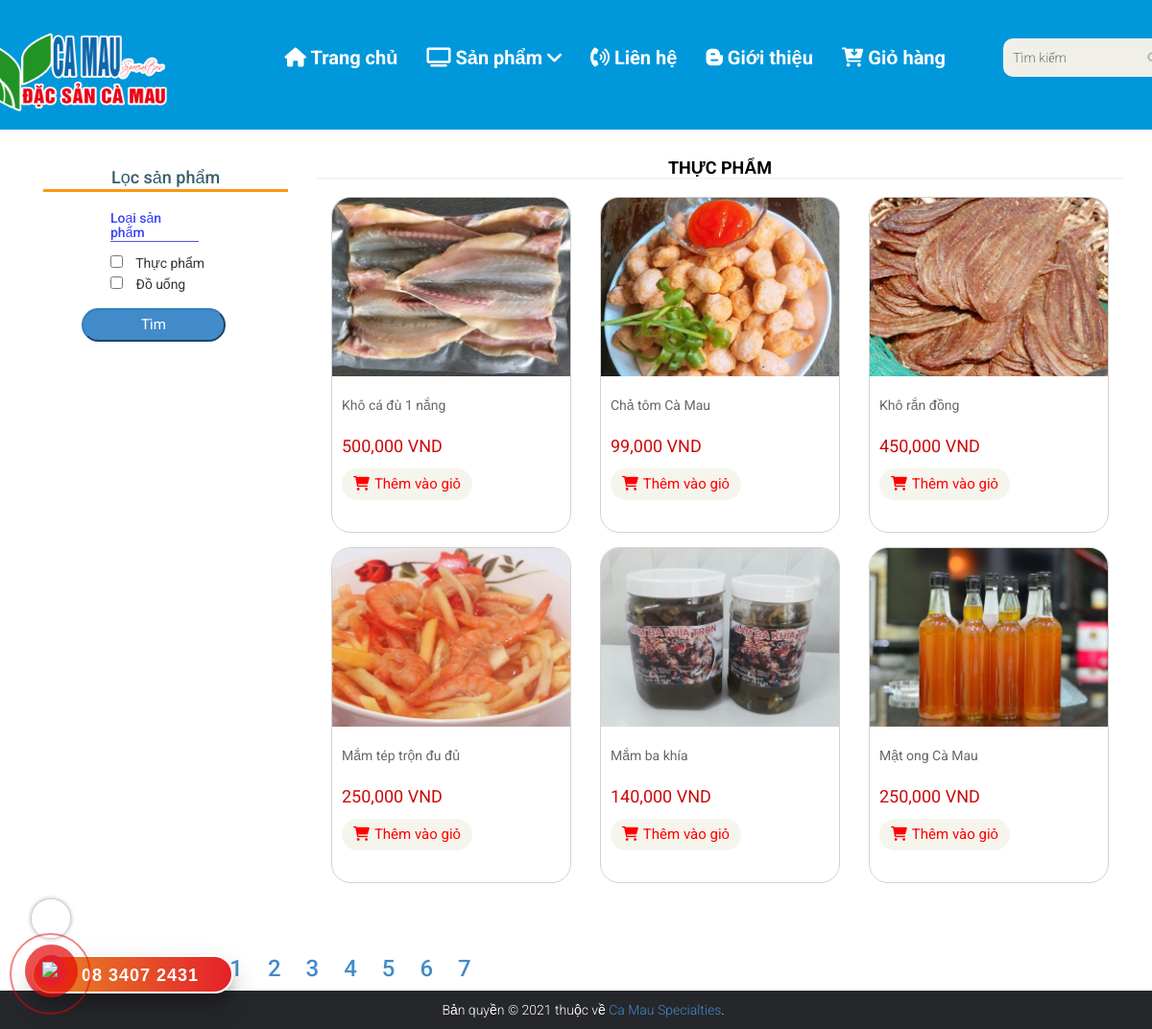
/dac-san-ca-mau/cate.php?type_id=7, run on the app's committed database.
### tables this page shows
CREATE TABLE `protypes` (
  `type_id` int(11) NOT NULL,
  `type_name` varchar(100) NOT NULL
);

CREATE TABLE `products` (
  `ID` int(11) NOT NULL,
  `name` varchar(100) DEFAULT NULL,
  `manu_id` int(11) DEFAULT NULL,
  `type_id` int(11) DEFAULT NULL,
  `price` int(11) NOT NULL,
  `pro_image` varchar(150) DEFAULT NULL,
  `description` text NOT NULL,
  `feature` tinyint(4) NOT NULL,
  `created_at` timestamp NOT NULL DEFAULT current_timestamp() ON UPDATE current_timestamp()
);

### dac-san-ca-mau/cate.php (the view, shortened to what the rows shown need)
<?php
if (isset($_GET['manu_id']) || isset($_GET['type_id']) || isset($_GET['brands']) || isset($_GET['protypes'])) {
?>
    <!DOCTYPE html>
    <html lang="en">
    <?php require "./form/head.php"; ?>
    <body>
        <?php
        $perPage = 6;
        $page = $_GET['page'];
        ?>
        <section>
            <div class="container">
                <div class="row">
                    <div class="col-sm-3">
                        <div class="filter_products" style="padding-top: 30px;">
                            <form action="" method="GET">
                                <div class="filter_manu">
                                    <div class="card-filter-body">
                                        <h4 style="color:#365d6c;text-align: center;">Lọc sản phẩm</h4>
                                        <hr style="margin-top:-8px;border-top: 3px solid #FE980F;">
                                        <?php
                                        $con = mysqli_connect("localhost", "root", "", "nhomnoname", "3325", 'utf8_general_ci');
                                        mysqli_set_charset($con, 'UTF8');
                                        $brand_query = "SELECT * FROM manufactures";
                                        $brand_query_run = mysqli_query($con, $brand_query);
                                        $pro_query = "SELECT * FROM protypes";
                                        $pro_query_run = mysqli_query($con, $pro_query);
                                        if (mysqli_num_rows($brand_query_run) > 0 && mysqli_num_rows($pro_query_run) > 0) {
                                        ?>
                                            <h5 style="color: #3742fa;width: 36%;border-bottom: 1px double #5352ed;margin-left: 70px;">Loại
                                                sản phẩm</h5> <?php
                                                                foreach ($pro_query_run as $proList) {
                                                                ?>
                                                <div>
                                                    <input style="margin-left: 70px;margin-right: 10px;" type="checkbox" name="protypes[]" value="<?= $proList['type_id']; ?>">
                                                    <?= $proList['type_name']; ?>
                                                </div>
                                        <?php
                                                                }
                                                            } else {
                                                                echo "Not found branch";
                                                            }
                                        ?>
                                    </div>
                                </div>
                            </form>
                        </div>
                    </div>
                    <div class="col-sm-9 padding-right">
                        <div class="features_items">
                            <?php
                            if (isset($_GET['type_id'])) {
                                $type_id = $_GET['type_id'];
                                $total = count($product->getProductsByType_ID($type_id));
                                foreach ($product->getProductsByType_IDByPage($page, $perPage, $type_id) as $value) { ?>
                                    <h2 class="title text-center"><?php echo $value['type_name'];
                                                                    break;
                                                                } ?></h2>
                                    <?php foreach ($product->getProductsByType_IDByPage($page, $perPage, $type_id) as $value) { ?>
                                        <div class="col-sm-4">
                                            <div class="product-image-wrapper">
                                                <div class="single-products">
                                                    <div class="productinfo text-center">
                                                        <a href="detail.php?id=<?php echo $value['ID'] ?>">
                                                            <img class="img-fluid img-products" src="images/<?php echo $value['pro_image'] ?>" alt="" />
                                                            <p class="title-products"><?php echo $value['name'] ?></p>
                                                            <p class="price-products"><?php echo number_format($value['price']) ?> VND
                                                            </p>
                                                            <a href="cart.php?id=<?php echo $value['ID'] ?>" class="btn btn-default add-to-cart"><i class="fa fa-shopping-cart"></i>Thêm vào giỏ</a>
                                                        </a>
                                                    </div>
                                                </div>
                                            </div>
                                        </div>
                                    <?php }
                                } else if (isset($_GET['manu_id'])) {
                                    $manu_id = $_GET['manu_id'];
                                    $total = count($product->getProductsByManu_ID($manu_id));
                                    foreach ($product->getProductsByManu_IDByPage($page, $perPage, $manu_id) as $value) { ?>
                                        <h2 class="title text-center"><?php echo $value['manu_name'];
                                                                        break;
                                                                    } ?></h2>
                                        <?php foreach ($product->getProductsByManu_IDByPage($page, $perPage, $manu_id) as $value) { ?>
                                            <div class="col-sm-4">
                                                <div class="product-image-wrapper">
                                                    <div class="single-products">
                                                        <div class="productinfo text-center" style="height:360px">
                                                            <a href="detail.php?id=<?php echo $value['ID'] ?>">
                                                                <img class="img-fluid img-products" src="images/<?php echo $value['pro_image'] ?>" alt="" />
                                                                <p class="title-products "><?php echo $value['name'] ?></p>
                                                                <p class="price-products"><?php echo number_format($value['price']) ?> VND
                                                                </p>
                                                                <a href="cart.php?id=<?php echo $value['ID'] ?>" class="btn btn-default add-to-cart"><i class="fa fa-shopping-cart"></i>Thêm vào giỏ</a>
                                                            </a>
                                                        </div>
                                                    </div>
                                                </div>
                                            </div>
                                        <?php }
                                    } else if (isset($_GET['brands'])) {
                                        ?>
                                        <div style="padding-left:10px">
                                            <h3>Sản phẩm</h3> <br>
                                            <hr style="margin-top:0px">
                                        </div>
                                        <?php
                                        if (isset($_GET['brands'])) {
                                            $branchecked = [];
                                            $branchecked = $_GET['brands'];
                                            foreach ($branchecked as $rowbrand) {
                                                $products = "SELECT * FROM products WHERE manu_id IN ($rowbrand)";
                                                $products_run = mysqli_query($con, $products);
                                                if (mysqli_num_rows($products_run) > 0) {
                                                    foreach ($products_run as $proditems) :
                                        ?>
                                                        <div class="col-sm-4">
                                                            <div class="product-image-wrapper">
                                                                <div class="single-products">
                                                                    <div class="productinfo text-center" style="height:360px">
                                                                        <a href="detail.php?id=<?php echo $proditems['ID'] ?>">
                                                                            <img class="img-fluid img-products" src="images/<?php echo $proditems['pro_image'] ?>" alt="" />
                                                                            <p class="title-products "><?php echo $proditems['name'] ?></p>
                                                                            <p class="price-products"><?php echo number_format($proditems['price']) ?>
                                                                                VND
                                                                            </p>
                                                                            <a href="cart.php?id=<?php echo $proditems['ID'] ?>" class="btn btn-default add-to-cart"><i class="fa fa-shopping-cart"></i>Thêm vào giỏ</a>
                                                                        </a>
                                                                    </div>
                                                                </div>
                                                            </div>
                                                        </div>
                                                    <?php
                                                    endforeach;
                                                }
                                            }
                                        } else {
                                            $products = "SELECT * FROM products";
                                            $products_run = mysqli_query($con, $products);
                                            if (mysqli_num_rows($products_run) > 0) {
                                                foreach ($products_run as $proditems) :
                                                    ?>
                                                    <div class="col-md-4 mt-3">
                                                        <div class="border p-2">
                                                            <h6><?= $proditems['manu_name']; ?></h6>
                                                        </div>
                                                    </div>
                                        <?php
                                                endforeach;
                                            } else {
                                                echo "No Items Found";
                                            }
                                        }
                                    } else if (isset($_GET['protypes'])) {
                                        ?>
                                        <div style="padding-left:10px">
                                            <h3>Sản phẩm</h3> <br>
                                            <hr style="margin-top:0px">
                                        </div>
                                        <?php
                                        if (isset($_GET['protypes'])) {
                                            $branchecked = [];
                                            $branchecked = $_GET['protypes'];
                                            foreach ($branchecked as $rowbrand) {
                                                $products = "SELECT * FROM products WHERE type_id IN ($rowbrand)";
                                                $products_run = mysqli_query($con, $products);
                                                if (mysqli_num_rows($products_run) > 0) {
                                                    foreach ($products_run as $proditems) :
                                        ?>
                                                        <div class="col-sm-4">
                                                            <div class="product-image-wrapper">
                                                                <div class="single-products">
                                                                    <div class="productinfo text-center" style="height:360px">
                                                                        <a href="detail.php?id=<?php echo $proditems['ID'] ?>">
                                                                            <img class="img-fluid img-products" src="images/<?php echo $proditems['pro_image'] ?>" alt="" />
                                                                            <p class="title-products "><?php echo $proditems['name'] ?></p>
                                                                            <p class="price-products"><?php echo number_format($proditems['price']) ?>
                                                                                VND
                                                                            </p>
                                                                            <a href="cart.php?id=<?php echo $proditems['ID'] ?>" class="btn btn-default add-to-cart"><i class="fa fa-shopping-cart"></i>Thêm vào giỏ</a>
                                                                        </a>
                                                                    </div>
                                                                </div>
                                                            </div>
                                                        </div>
                                                    <?php
                                                    endforeach;
                                                }
                                            }
                                        } else {
                                            $products = "SELECT * FROM products";
                                            $products_run = mysqli_query($con, $products);
                                            if (mysqli_num_rows($products_run) > 0) {
                                                foreach ($products_run as $proditems) :
                                                    ?>
                                                    <div class="col-md-4 mt-3">
                                                        <div class="border p-2">
                                                            <h6><?= $proditems['manu_name']; ?></h6>
                                                        </div>
                                                    </div>
                                    <?php
                                                endforeach;
                                            } else {
                                                echo "No Items Found";
                                            }
                                        }
                                    } ?>
                                    <ul class="pagination col-sm-12">
                        </div>
                    </div>
                </div>
            </div>
        </section>
    </body>
    </html>
<?php
} else {
}
?>

### data on the page
protypes: type_name "Thực phẩm"
protypes: type_name "Đồ uống"
products: type.type_name "THỰC PHẨM", pro_image (picture), name "Khô cá đù 1 nắng", price "500,000"
products: pro_image (picture), name "Chả tôm Cà Mau", price "99,000"
products: pro_image (picture), name "Khô rắn đồng", price "450,000"
products: pro_image (picture), name "Mắm tép trộn đu đủ", price "250,000"
products: pro_image (picture), name "Mắm ba khía", price "140,000"
products: pro_image (picture), name "Mật ong Cà Mau", price "250,000"
